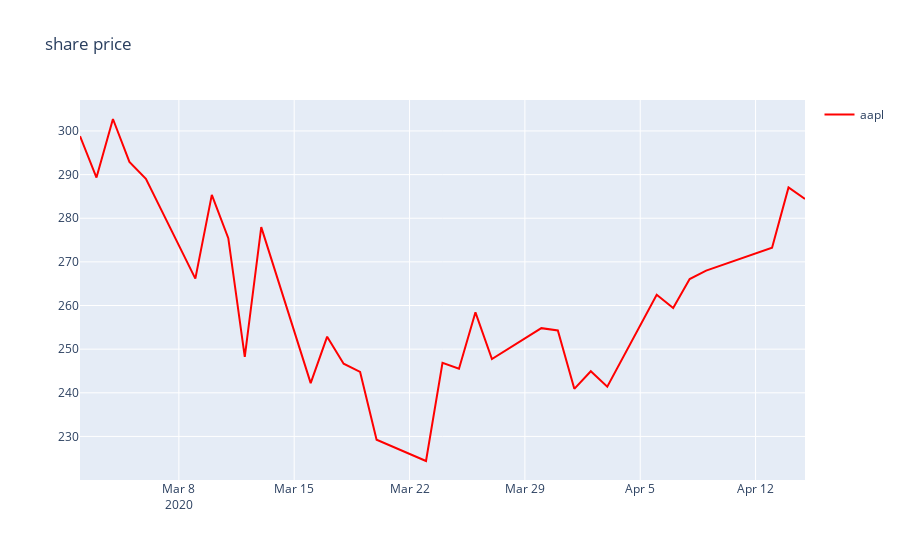

Notebook source saved alongside this figure:
### Code cell
from datetime import datetime

prices,times = [],[]

for trade in response.json():
    price,time = trade['close'],trade['date']
    
    prices.append(price)
    times.append(time)
    print(price,time)

import plotly.graph_objects as go

fig = go.Figure()
fig.add_trace(go.Scatter(
    x=times,
    y=prices,
    name = company_code, 
    marker = dict(
        size = 10,
        color = 'red'
    )
))

fig.update_layout(
    showlegend=True,
    title = 'share price',
    xaxis = dict(
        range=(times[0], times[-1]),
        constrain='domain'
    )
)


fig.show()

### Figure 1 — Plotly figure (JSON) as saved in the notebook; plotly's stock layout.template omitted (floating-point values rounded to 4 significant figures)
{"data": [{"marker": {"color": "red", "size": 10}, "name": "aapl", "type": "scatter", "x": ["2020-03-02", "2020-03-03", "2020-03-04", "2020-03-05", "2020-03-06", "2020-03-09", "2020-03-10", "2020-03-11", "2020-03-12", "2020-03-13", "2020-03-16", "2020-03-17", "2020-03-18", "2020-03-19", "2020-03-20", "2020-03-23", "2020-03-24", "2020-03-25", "2020-03-26", "2020-03-27", "2020-03-30", "2020-03-31", "2020-04-01", "2020-04-02", "2020-04-03", "2020-04-06", "2020-04-07", "2020-04-08", "2020-04-09", "2020-04-13", "2020-04-14", "2020-04-15"], "y": [298.8, 289.3, 302.7, 292.9, 289.0, 266.2, 285.3, 275.4, 248.2, 278.0, 242.2, 252.9, 246.7, 244.8, 229.2, 224.4, 246.9, 245.5, 258.4, 247.7, 254.8, 254.3, 240.9, 244.9, 241.4, 262.5, 259.4, 266.1, 268.0, 273.2, 287.1, 284.4]}], "layout": {"showlegend": true, "title": {"text": "share price"}, "xaxis": {"constrain": "domain", "range": ["2020-03-02", "2020-04-15"]}}}
